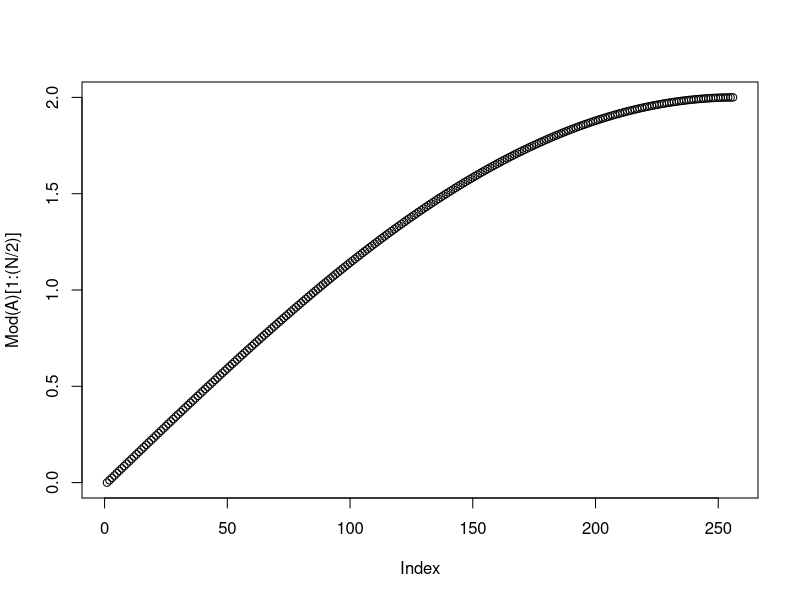

The R script that drew this image:
#let us assume that n is 100
N = 512;

a = c(-1,1,rep(0,510))

b = c(1,-2,1,rep(0,509))


A = fft(a);


B = fft(b);

plot(Mod(A)[1:(N/2)])
